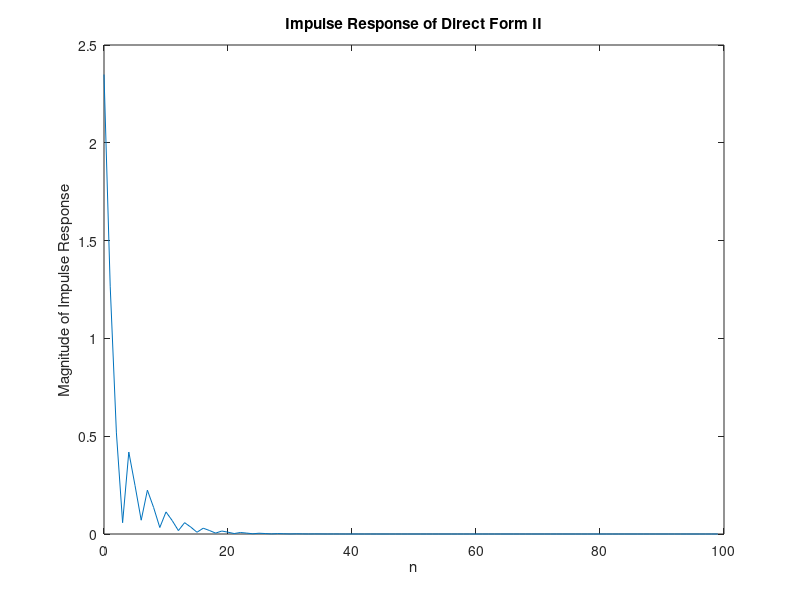
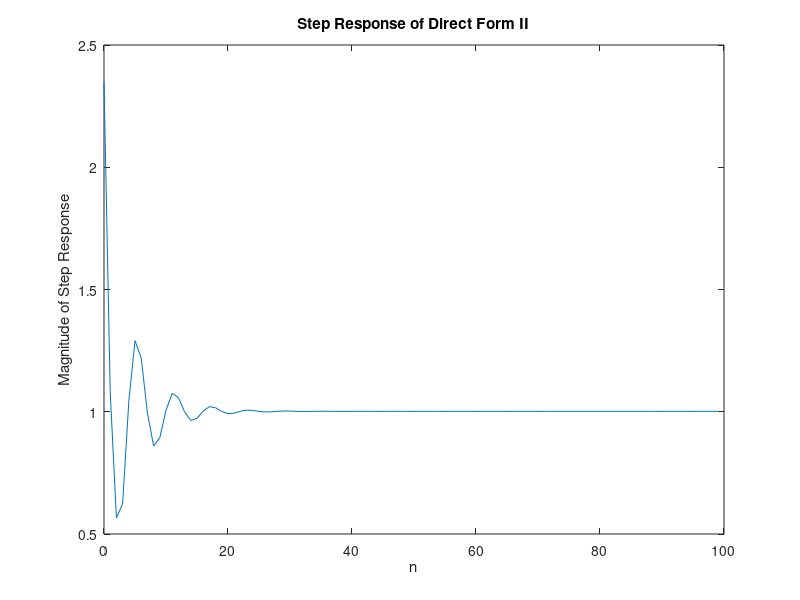
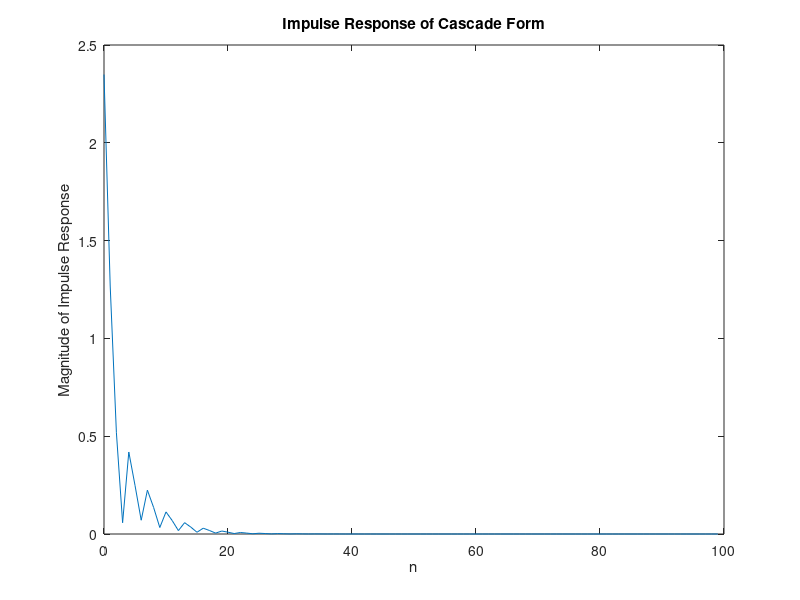
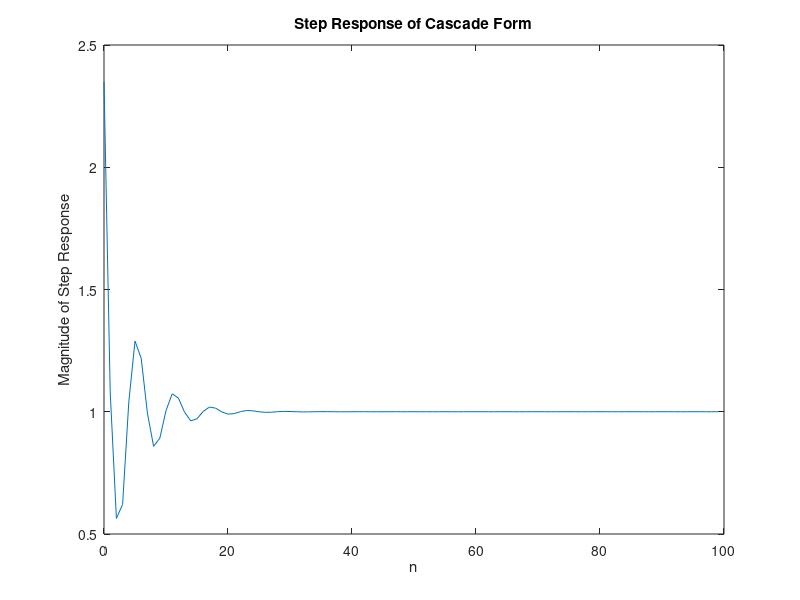

Write the MATLAB code that produced these figures, in order.
%Author: Brian Wilcox
% EECE 5666
% 3/27/2017
% Problem 9.40 part c + d.

%Direct Form II
n = 0:1:99;
b = 2.349.*[1 -1.506 0.908 -0.0632 -0.1];
a = [1 -0.9667 0.6067 0.02667 -0.1067];
x1 = [1 zeros(1,99)];
x2 = ones(1,100);
y1 = filter(b,a,x1);
y2 = filter(b,a,x2);
mag1 = abs(y1);
mag2 = abs(y2);

figure(1);
plot(n, mag1)
title('Impulse Response of Direct Form II')
xlabel('n')
ylabel('Magnitude of Impulse Response')

figure(2);
plot(n, mag2)
title('Step Response of Direct Form II')
xlabel('n')
ylabel('Magnitude of Step Response')

%Cascade Form
n = 0:1:99;
b1 = 2.349.*[1 -0.8*exp(1i*pi/4)];
a1 = [1 -1/2];
b2 = [1 -0.8*exp(1i*-pi/4)];
a2 = [1 1/3];
b3 = [1 1/4];
a3 = [1 -0.8*exp(1i*pi/3)];
b4 = [1 -5/8];
a4 = [1 -0.8*exp(1i*-pi/3)];

x1 = [1 zeros(1,99)];
x2 = ones(1,100);

%4 Cascades for Impulse Response
h1 = filter(b1,a1, x1);
h2 = filter(b2,a2, h1);
h3 = filter(b3,a3, h2);
y3 = filter(b4,a4, h3);

%4 Cascades for Step Response
h1 = filter(b1,a1, x2);
h2 = filter(b2,a2, h1);
h3 = filter(b3,a3, h2);
y4 = filter(b4,a4, h3);

mag3 = abs(y3);
mag4 = abs(y4);

figure(3);
plot(n, mag3)
title('Impulse Response of Cascade Form')
xlabel('n')
ylabel('Magnitude of Impulse Response')

figure(4);
plot(n, mag4)
title('Step Response of Cascade Form')
xlabel('n')
ylabel('Magnitude of Step Response')

%Parallel Form 
n = 0:1:99;

b = 2.349.*[1 -1.506 0.908 -0.0632 -0.1];
a = [1 -0.9667 0.6067 0.02667 -0.1067];
[R,P,G] = residuez(b,a);
b1 = [R(1) 0];
a1 = [1 -P(1)];
b2 = [R(2) 0];
a2 = [1 -P(2)];
b3 = [R(3) 0];
a3 = [1 -P(3)];
b4 = [R(4) 0];
a4 = [1 -P(4)];

x1 = [1 zeros(1,99)];
x2 = ones(1,100);

y5 = filter(b1,a1,x1)+ filter(b2,a2,x1)+ filter(b3,a3,x1) + filter(b4,a4,x1)+ G;
y6 = filter(b1,a1,x2)+ filter(b2,a2,x2)+ filter(b3,a3,x2) + filter(b4,a4,x2)+ G;

mag5 = abs(y5);
mag6 = abs(y6);

figure(5);
plot(n, mag5)
title('Impulse Response of Parallel Form')
xlabel('n')
ylabel('Magnitude of Impulse Response')

figure(6);
plot(n, mag6)
title('Step Response of Parallel Form')
xlabel('n')
ylabel('Magnitude of Step Response')

